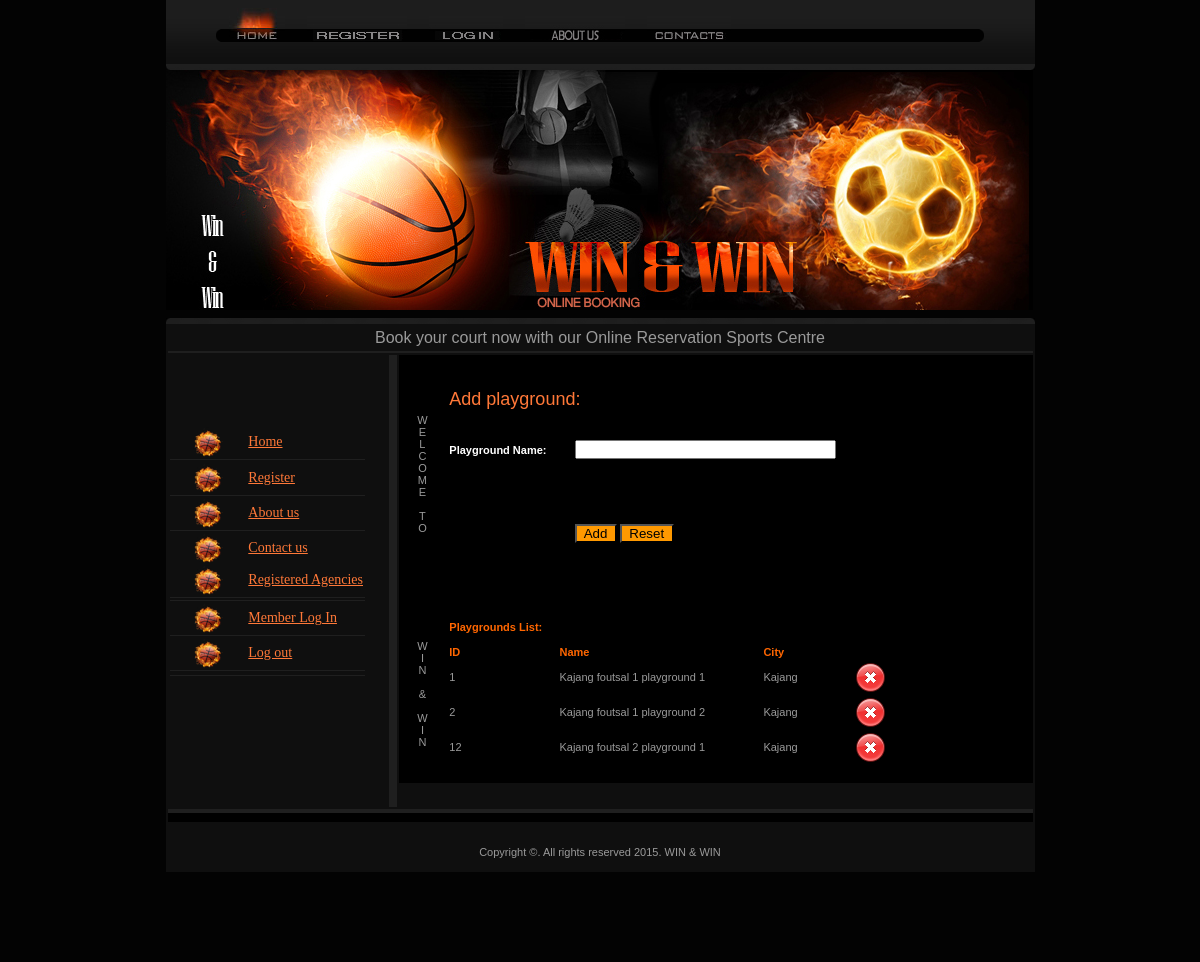
Screenshot of /company.php?id=2 (signed in) with the database file from the repository.
### tables this page shows
CREATE TABLE `playground` (
  `id` int(11) NOT NULL auto_increment,
  `playground_name` varchar(45) NOT NULL,
  `city` varchar(45) NOT NULL,
  `comid` int(11) NOT NULL,
  PRIMARY KEY  (`id`)
);

### company.php (the view, shortened to what this page needs)
<?php
$cid = $_SESSION["comid"];
?>
<!DOCTYPE HTML PUBLIC "-//W3C//DTD HTML 4.01 Transitional//EN"
"http://www.w3.org/TR/html4/loose.dtd">
<html>
<head>
<link type="text/css" rel="stylesheet" href="style.css" />
</head>
<body>
<table cellpadding="0" cellspacing="0" border="0">
<tr><td>
	<div id="top">
		<div id="menu">
			<ul>
				<li><a href="index.php" class="but1" id="active"><img src="images/spacer.gif" alt="" width="56" height="13" border="0" /></a></li>
				<li><a href="register.php" class="but2"><img src="images/spacer.gif" alt="" width="100" height="13" /></a></li>
				<li><a href="login.php" class="but3"><img src="images/spacer.gif" alt="" width="74" height="13" /></a></li>
				<li><a href="aboutus.php" class="but4"><img src="images/spacer.gif" alt="" width="100" height="13" /></a></li>
				<li><a href="contactus.php" class="but7"><img src="images/spacer.gif" alt="" width="84" height="13" /></a></li>
			</ul>
		</div>
	</div>
	<div id="header" class="home">
	  </div>
	<div id="wrapper" class="style1">
	  <table width="100%" height="501" border="0" cellpadding="2" cellspacing="2" bgcolor="#0F0F0F">
          <tr>
            <td height="23" colspan="3" bgcolor="#0F0F0F"><marquee behavior="alternate"><div align="center"><span class="style6">Book your court now with our Online Reservation Sports Centre </span></div>
            </marquee></td>
          </tr>
          <tr>
            <td colspan="3"><hr color="#1F1F1F" /></td>
          </tr>
          <tr>
            <td width="219"><table width="128%" height="225" border="0" align="center" cellpadding="2" cellspacing="2">
              <tr>
                <td width="28%" height="27"><div align="center"><img src="images/link.png" width="30" height="30"  /></div></td>
                <td width="72%"><a href="index.php" class="style2">Home</a></td>
              </tr>
              <tr>
                <td height="1" colspan="2" valign="top"><hr align="left" width="70%" size="1" color="#1F1F1F"/></td>
                </tr>
              <tr>
                <td height="31"><div align="center"><img src="images/link.png" alt="l" width="30" height="30"  /></div></td>
                <td><? if ($_SESSION["logged"] == "YES") echo '<a href="profile.php?id='. $_SESSION["userid"].'" class="style2">My Profile</a>' ; else echo '<a href="register.php" class="style2">Register</a>'; ?></td>
              </tr>
			  <tr>
                <td height="1" colspan="2" valign="top"><hr align="left" width="70%" size="1" color="#1F1F1F"/></td>
                </tr>
              <tr>
                <td height="27"><div align="center"><img src="images/link.png" alt="left" width="30" height="30"  /></div></td>
                <td><a href="aboutus.php" class="style2">About us </a></td>
              </tr>
			  <tr>
                <td height="1" colspan="2" valign="top"><hr align="left" width="70%" size="1" color="#1F1F1F"/></td>
                </tr>
              <tr>
                <td height="27"><div align="center"><img src="images/link.png" alt="left" width="30" height="30"  /></div></td>
                <td><a href="contactus.php" class="style2">Contact us </a></td>
              </tr>
			  <tr>
                <td height="27"><div align="center"><img src="images/link.png" alt="left" width="30" height="30"  /></div></td>
                <td><a href="contactus.php" class="style2">Registered Agencies </a></td>
              </tr>
			  <tr>
                <td height="1" colspan="2" valign="top"><hr align="left" width="70%" size="1" color="#1F1F1F"/></td>
                </tr>
			  <tr>
                <td height="1" colspan="2" valign="top"><hr align="left" width="70%" size="1" color="#1F1F1F"/></td>
                </tr>
              <tr>
                <td height="27"><div align="center"><img src="images/link.png" alt="l" width="30" height="30"  /></div></td>
                <td><? if ($_SESSION["logged"] == "YES") echo '<a href="logout.php" class="style2">Log out</a>' ; else echo '<a href="login.php" class="style2">Member Log In </a>'; ?></td>
              </tr>
              <tr>
                <td height="1" colspan="2" valign="top"><hr align="left" width="70%" size="1" color="#1F1F1F"/></td>
                </tr>
               <tr>
                <td height="27"><div align="center"><img src="images/link.png" alt="l" width="30" height="30"  /></div></td>
                <td><? if ($_SESSION["comlogged"] == "YES") echo '<a href="logout.php" class="style2">Log out</a>' ; else echo '<a href="login.php" class="style2">Agency Log In </a>'; ?></td>
              </tr>
			  <tr>
                <td height="1" colspan="2" valign="top"><hr align="left" width="70%" size="1" color="#1F1F1F"/></td>
                </tr>
				 <tr>
                <td height="1" colspan="2" valign="top"><hr align="left" width="70%" size="1" color="#1F1F1F"/></td>
                </tr>
            </table></td>
            <td width="-4" rowspan="2" background="images/bg.jpg"></td>
            <td width="634" rowspan="2" valign="top"><table width="100%" height="284" border="0" align="center" cellpadding="2" cellspacing="2" bgcolor="#000000">
                <tr>
                  <td width="7%" height="192"><p align="center">&nbsp;</p>
                  <p align="center">&nbsp;</p>
                  <p align="center">W</p>
                  <p align="center">E</p>
                  <p align="center">L</p>
                  <p align="center">C</p>
                  <p align="center">O</p>
                  <p align="center">M</p>
                  <p align="center">E</p>
                  <p align="center">&nbsp;</p>
                  <p align="center">T</p>
                  <p align="center">O</p>
                  <p align="center">&nbsp;</p>
                  <p>&nbsp;</p></td>
                  <td colspan="2">
<?php
if(isset($_POST["submit"]))
{
		$name = $_POST["name"];
		include("connected.php");
		if(empty($name))
		{
				 echo "<h4 style='color:#FF0000'>Please fill in all the required fields!</h4>";
				 $where = "company.php";
				 echo "<META HTTP-EQUIV=\"Refresh\" CONTENT=\"4;URL=$where\">";
		}
		else
		{
						include("connected.php");
						$registerDate = date('d-m-Y');
						$data = mysql_fetch_array(mysql_query("select city from company where id = '$cid' "));
						$cname = $data[0];
						mysql_query("INSERT INTO playground  VALUES ('','$name','$cname','$cid')");
						echo "<h4 style='color:#FF0000'>Playground has been added successfully.</h4>";
						$where = "company.php";
						echo "<META HTTP-EQUIV=\"Refresh\" CONTENT=\"4;URL=$where\">";
		}
}
else
{
?>
				  <form action="<?php echo $_SERVER['PHP_SELF'];?>" method="post">
				  <p>&nbsp;</p>
				  <p>&nbsp;</p>
				  <table width="500" height="186" border="0" align="center" cellpadding="3" cellspacing="3" bgcolor="#000000">
                    <tr>
                      <td height="30" colspan="2" class="style3"> Add playground:</td>
                    </tr>
                    <tr>
                      <td height="14" colspan="2">&nbsp;</td>
                    </tr>
                    <tr>
                      <td width="25%" height="31" class="form_label_right"><span class="style5">Playground Name: </span></td>
                      <td width="75%"><input name="name" type="text" id="name" size="30" /></td>
                    </tr>
                    <tr>
                      <td height="32" class="form_label_right"></td>
                      <td></td>
                    </tr>
                    <tr>
                      <td height="61">&nbsp;</td>
                      <td><input name="submit" type="submit" id="submit" value="  Add  " style="background-color:#F90" />
                        <input name="cancel" type="reset" id="cancel" value="  Reset  " style="background-color:#F90"/></td>
                    </tr>
                  </table>
				  <p>&nbsp;</p>
				  <p>&nbsp;</p>
				  </form>
<?
}
?>
                  </td>
                </tr>
                <tr>
                  <td colspan="2">&nbsp;</td>
                  <td width="50%">&nbsp;</td>
                </tr>
                <tr>
                  <td><p align="center">&nbsp;</p>
                    <p align="center">W</p>
                    <p align="center">I</p>
                  <p align="center">N</p>
                  <p align="center">&nbsp;</p>
                  <p align="center">&amp;</p>
                  <p align="center">&nbsp;</p>
                  <p align="center">W</p>
                  <p align="center">I</p>
                  <p align="center">N</p>
                  <p align="center">&nbsp;</p></td>
                  <td colspan="2" valign="top">
                  <table width="79%" border="0" align="center" cellpadding="3" cellspacing="3" bordercolor="#CCCCCC">
                    <tr>
                      <td height="33" colspan="6" class="page_heading"><div align="left" class="style4">Playgrounds List: </div></td>
                    </tr>
                    <tr>
                      <td width="24%" class="style4"><div align="left">ID</div></td>
                      <td width="45%" class="style4"><div align="left">Name</div></td>
                      <td width="16%" class="style4"><div align="left">City</div></td>
                      <td width="15%" class="style4">&nbsp;</td>
                      </tr>
                    <?
	   	$query = "SELECT * FROM playground where comid = '$cid' ";
		$result = mysql_query($query);
		while($rowApps1 = mysql_fetch_object($result))
		{
			$id    		 	 = $rowApps1->id;
			$name    	     = $rowApps1->playground_name;
			$city			 = $rowApps1->city;
	 ?>
                    <tr>
                      <td><div align="left"><? echo $id;?></div></td>
                      <td><div align="left"><? echo $name;?></div></td>
                      <td><div align="left"><? echo $city;?></div></td>
                      <td><div align="center">
			  <? echo '<a href="company.php?pid='.$id.'"onClick=\'return confirm("Are you sure?")\'><img src="images/del.png" width="32" height="32" border="0" alt=" delete " /></a>'; ?></div></td>
                    </tr>
                    <?
}
?>
                    <tr>
                      <td colspan="6"><p>&nbsp;</p>
                        <p align="center"><a href="#"></a></p></td>
                    </tr>
                  </table></td>
                </tr>
              </table>
            <p>&nbsp;</p>
            <p>&nbsp;</p></td>
          </tr>
          <tr>
            <td><div align="center">
              <p>&nbsp;</p>
              <p>&nbsp;</p>
              <p>&nbsp;</p>
            </div></td>
          </tr>
          <tr>
            <td colspan="3">
            <table width="100%" border="0" cellpadding="0" cellspacing="0" bgcolor="#0F0F0F">
              <tr>
                <td><h2 style="background-color:#000000; height:5px; color:#FFFFFF; border-top:4px solid #1f1f1f; text-align:center; padding-top:4px; font-style:normal;font-size:12px;">&nbsp;</h2> </td>
              </tr>
              <tr>
                <td valign="middle"><br/>
                  <p align="center">&nbsp;</p>
                  </td>
              </tr>
              <tr>
                <td><div align="center">
                  <p>Copyright &copy;. All rights reserved 2015. WIN &amp; WIN</p>
                  <p>&nbsp;</p>
                </div></td>
              </tr>
            </table>            </td>
          </tr>
        </table>
	</div>
	</td>
</tr>
</table>
</body>
</html>

### style.css (style rules this page uses)
* { margin:0px; padding:0px; }
img { border:0px; }
html { width:100%; height:100%; background-color:#030303; }
body { width:869px; padding:0 65px; margin:0 auto; height:100%; position:relative }
html > body { height:auto; min-height:100%; }
#top { width:869px; height:70px; background-image:url(images/menu_bg2.gif); background-position:top left; background-repeat:repeat-x; }
#menu { width:869px; height:70px; background-image:url(images/top_bg.gif); background-position:bottom left; background-repeat:no-repeat; }
#menu ul { background-image:url(images/menu_bg.gif); background-position:bottom left; background-repeat:no-repeat; height:42px; width:768px; margin:0 auto; }
#menu li { height:34px; float:left; list-style-type:none; padding:8px 9px 0 13px; }
#menu li a { display:block; height:34px; float:left; }
.but1 { background-position:top left; background-repeat:no-repeat; background-image:url(images/but1.jpg); }
.but2 { background-position:top left; background-repeat:no-repeat; background-image:url(images/but2.jpg); }
.but3 { background-position:top left; background-repeat:no-repeat; background-image:url(images/but3.jpg); }
.but4 { background-position:top left; background-repeat:no-repeat; background-image:url(images/but4.jpg); }
.but7 { background-position:top left; background-repeat:no-repeat; background-image:url(images/but7.jpg); }
#active { background-position:bottom left }
#header { width:869px; background-image:url(images/header.jpg); background-position:top left; background-repeat:no-repeat; }
.home { padding:240px 0 0 0 }
#wrapper { width:869px; padding:6px 0 90px 0; background-image:url(images/footer_bg.gif); background-position:top left; background-repeat:no-repeat; overflow:hidden; font-family:Arial, Helvetica, sans-serif; font-size:11px; color:#9A9A9A; }
.style1 { margin:8px 0 0 0; }

### company.php (style rules this page uses)
a:link { color: #FF7838; }
.style3 { color: #FF7838; font-size: 18px; }
.style5 { color: #FFFFFF; font-weight: bold; }
.style6 { font-size: 16px }
.style4 { color: #FF6600; font-weight: bold; }

### rows the page displays
playground: id "1", playground_name "Kajang foutsal 1 playground 1", city "Kajang"
playground: id "2", playground_name "Kajang foutsal 1 playground 2", city "Kajang"
playground: id "12", playground_name "Kajang foutsal 2 playground 1", city "Kajang"
